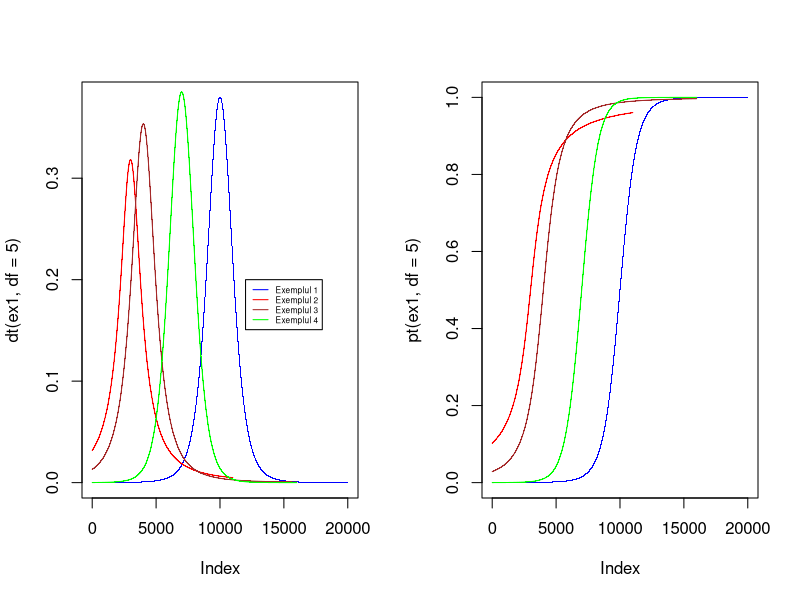
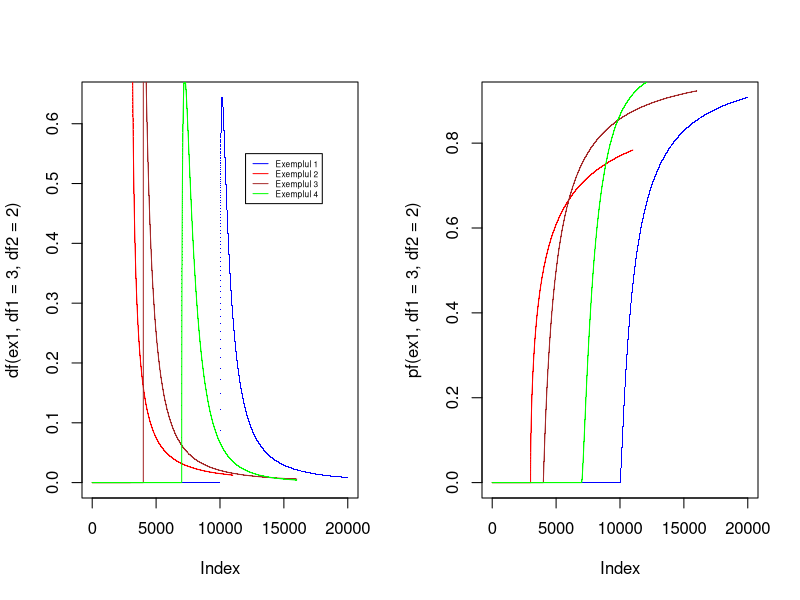
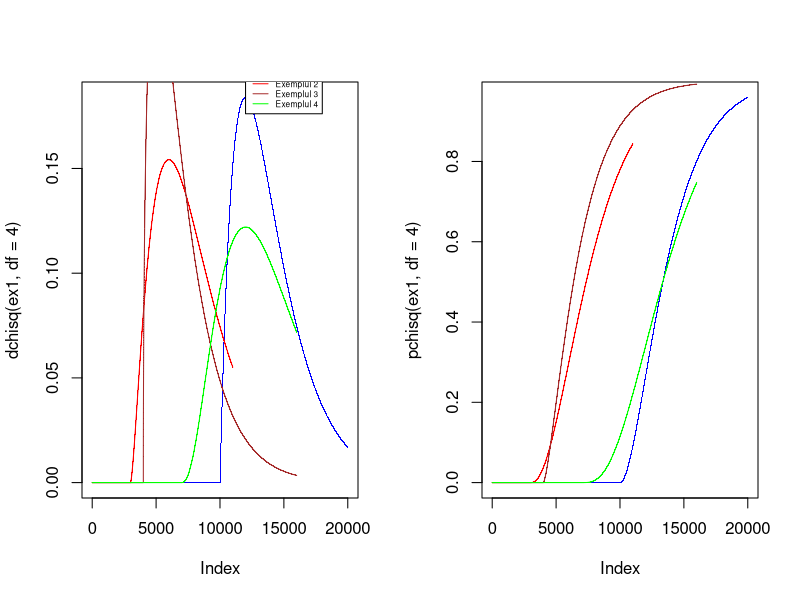

These charts were generated, in order, by the following R code:
ex1 <- seq(-10, 10, 0.001)
ex2 <- seq(-3, 8, 0.001)
ex3 <- seq(-4, 12, 0.001)
ex4 <- seq(-7, 9, 0.001)

par(mfrow = c(1,2))
par(xpd=FALSE)

#Repartitie Student 
#densitatea de probabilitate
#exemplul 1
plot(dt(ex1, df=5), pch=".", col="blue")

#exemplul 2
points(dt(ex2, df=1), pch=".", col="red")
lines(dt(ex2, df=1), pch=".", col="red")

#exemplul 3
points(dt(ex3, df=2), pch=".", col="brown")
lines(dt(ex3, df=2), pch=".", col="brown")

#exemplul 4
points(dt(ex4, df=7), pch=".", col="green")
lines(dt(ex4, df=7), pch=".", col="green")

legend(12000, 0.2, legend=c("Exemplul 1", "Exemplul 2", "Exemplul 3", "Exemplul 4"),
       col=c("blue", "red", "brown", "green"), lty=1:1, cex=0.5)


#functia de repartitie
#exemplul 1
plot(pt(ex1, df=5), pch=".", col="blue")

#exemplul 2
points(pt(ex2, df=1), pch=".", col="red")
lines(pt(ex2, df=1), pch=".", col="red")

#exemplul 3
points(pt(ex3, df=2), pch=".", col="brown")
lines(pt(ex3, df=2), pch=".", col="brown")

#exemplul 4
points(pt(ex4, df=7), pch=".", col="green")
lines(pt(ex4, df=7), pch=".", col="green")

#Repartitie Fisher 
#densitatea de probabilitate
#exemplul 1
plot(df(ex1, df1=3, df2=2), pch=".", col="blue")

#exemplul 2
points(df(ex2, df1=1, df2=1), pch=".", col="red")
lines(df(ex2, df1=1, df2=1), pch=".", col="red")

#exemplul 3
points(df(ex3, df1=2, df2=2), pch=".", col="brown")
lines(df(ex3, df1=2, df2=2), pch=".", col="brown")

#exemplul 4
points(df(ex4, df1=3, df2=5), pch=".", col="green")
lines(df(ex4, df1=3, df2=5), pch=".", col="green")

legend(12000, 0.55, legend=c("Exemplul 1", "Exemplul 2", "Exemplul 3", "Exemplul 4"),
       col=c("blue", "red", "brown", "green"), lty=1:1, cex=0.5)


#functia de repartitie
#exemplul 1
plot(pf(ex1, df1=3, df2=2), pch=".", col="blue")

#exemplul 2
points(pf(ex2, df1=1, df2=1), pch=".", col="red")
lines(pf(ex2, df1=1, df2=1), pch=".", col="red")

#exemplul 3
points(pf(ex3, df1=2, df2=2), pch=".", col="brown")
lines(pf(ex3, df1=2, df2=2), pch=".", col="brown")

#exemplul 4
points(pf(ex4, df1=3, df2=5), pch=".", col="green")
lines(pf(ex4, df1=3, df2=5), pch=".", col="green")

#Repartitie Chi-Squared 
#densitatea de probabilitate
#exemplul 1
plot(dchisq(ex1, df=4), pch=".", col="blue")

#exemplul 2
points(dchisq(ex2, df=5), pch=".", col="red")
lines(dchisq(ex2, df=5), pch=".", col="red")

#exemplul 3
points(dchisq(ex3, df=3), pch=".", col="brown")
lines(dchisq(ex3, df=3), pch=".", col="brown")

#exemplul 4
points(dchisq(ex4, df=7), pch=".", col="green")
lines(dchisq(ex4, df=7), pch=".", col="green")

legend(12000, 0.2, legend=c("Exemplul 1", "Exemplul 2", "Exemplul 3", "Exemplul 4"),
       col=c("blue", "red", "brown", "green"), lty=1:1, cex=0.5)


#functia de repartitie
#exemplul 1
plot(pchisq(ex1, df=4), pch=".", col="blue")

#exemplul 2
points(pchisq(ex2, df=5), pch=".", col="red")
lines(pchisq(ex2, df=5), pch=".", col="red")

#exemplul 3
points(pchisq(ex3, df=3), pch=".", col="brown")
lines(pchisq(ex3, df=3), pch=".", col="brown")

#exemplul 4
points(pchisq(ex4, df=7), pch=".", col="green")
lines(pchisq(ex4, df=7), pch=".", col="green")
